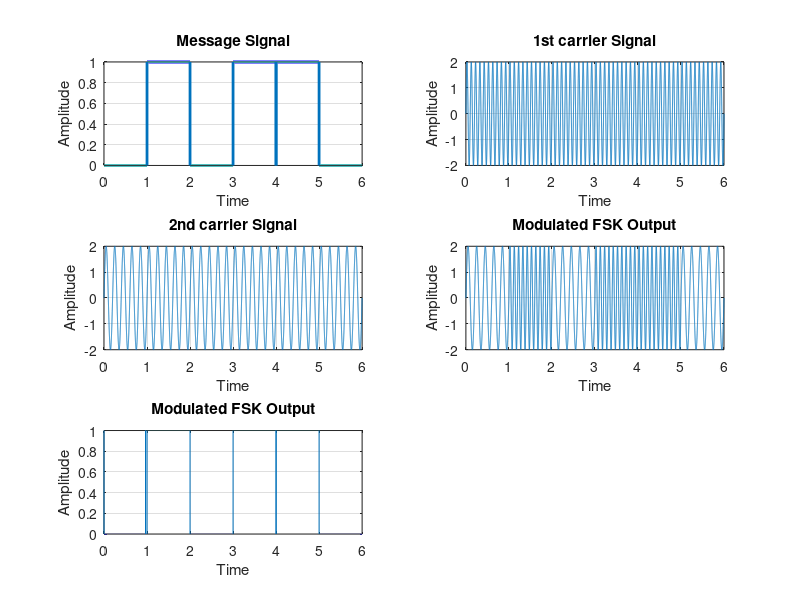

MATLAB code for this plot:
clc
clear all
close all
n = [0 1 0 1 1 0];
N = length(n);
fs = 1000 * N;
t = 0:1/fs:N;
N1 = length(t);
i = 1;
for j=1:N1
if t(j)<=i
x(j)=n(i);
else
i = i+1;
end
end
figure(1);
subplot(3, 2, 1);
plot(t, x, 'Linewidth', 2);
title('Message Signal');
xlabel('Time');
ylabel('Amplitude');
grid on;
a = 2;
f1 = 10;
f2 = 5;
x1 = a*sin(2*pi*f1*t);
subplot(3, 2, 2);
plot(t, x1);
title('1st carrier Signal');
xlabel('Time');
ylabel('Amplitude');
grid on;
x2 = a*sin(2*pi*f2*t);
subplot(3, 2, 3);
plot(t, x2);
title('2nd carrier Signal');
xlabel('Time');
ylabel('Amplitude');
grid on;
for j=1:N1
if x(j)==1
y1(j)=x1(j);
else
y1(j)=x2(j);
end
end
subplot(3, 2, 4);
plot(t, y1);
title('Modulated FSK Output');
xlabel('Time');
ylabel('Amplitude');
grid on;
for j=1:N1
if y1(j)==x1(j)
y2(j)=1;
else
y2(j)=0;
end
end
subplot(3, 2, 5);
plot(t, y2);
title('Modulated FSK Output');
xlabel('Time');
ylabel('Amplitude');
grid on;
